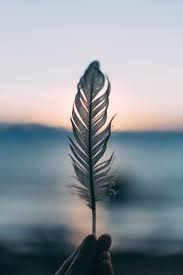
#> input picture day2/image.jpg, 183 x 275 px
$ python 'hands on.py'
#> lines starting #> are read from the running program, lines starting #| are printed output that depends on the picture; after the words box and inside, x2 and y2 are one past the last pixel; in counts of white or black regions, pixels touching at a corner belong together
import cv2
import matplotlib.pyplot as plt
import numpy as np
img = cv2.imread("image.jpg")
#> img is the input picture: shape (275, 183, 3); mean B, G, R 155.9, 149, 141.2
gaussian = cv2.GaussianBlur(img,(5,5),0)
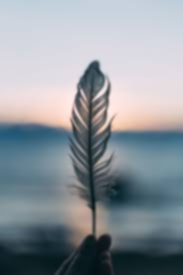
#> gaussian: shape (275, 183, 3); mean B, G, R 155.9, 149, 141.2
gray=cv2.cvtColor(img,cv2.COLOR_BGR2GRAY)
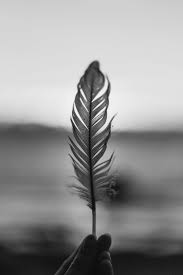
#> gray: shape (275, 183); min 4, max 252, mean 147.5
edges = cv2.Canny(gray,100,300)
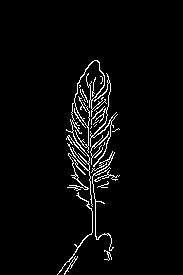
#> edges: shape (275, 183); 3.5% white in thin lines or dots, all inside (x1, y1, x2, y2) = (57, 60, 120, 275)
threshold,thresh=cv2.threshold(gray,0,255,cv2.THRESH_BINARY+cv2.THRESH_OTSU)
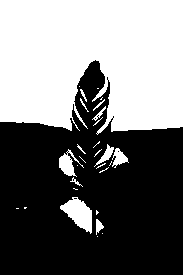
#> thresh: shape (275, 183); 46% white; 29 white regions (17 under 20 px), largest, box (x1, y1, x2, y2) and area: (0, 0, 183, 135) 21539, (60, 197, 92, 234) 639, (59, 149, 84, 177) 290
#> threshold = 152
plt.imshow(cv2.cvtColor(thresh,cv2.COLOR_BGR2RGB))
plt.show()

$ run again, with day2/noise.jpg copied over day2/image.jpg
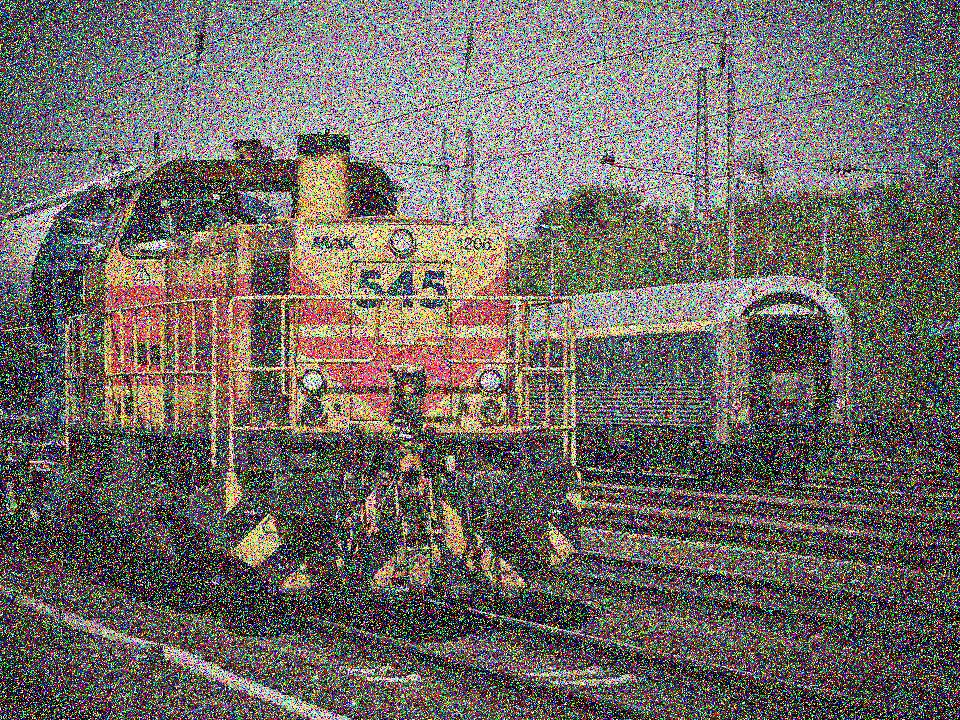
#> input picture day2/noise.jpg, 960 x 720 px
#> img is the input picture: shape (720, 960, 3); mean B, G, R 102, 106.2, 111.9
#> `edges = cv2.Canny(gray,100,300)`:
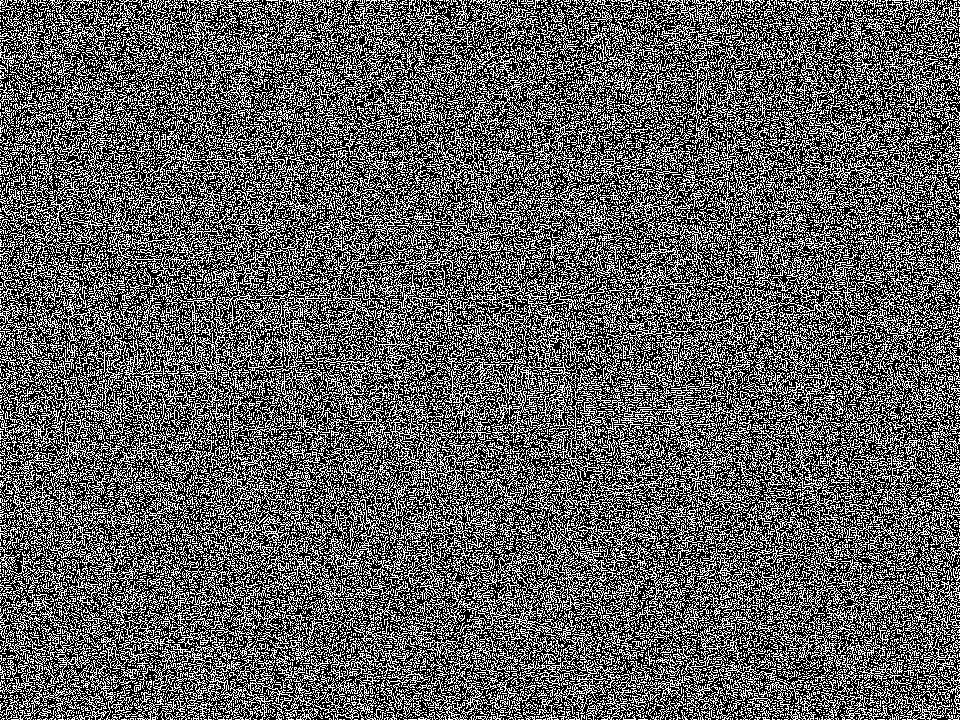
#> edges: shape (720, 960); 37.1% white in thin lines or dots
#> `threshold,thresh=cv2.threshold(gray,0,255,cv2.THRESH_BINARY+cv2.THRESH..`:
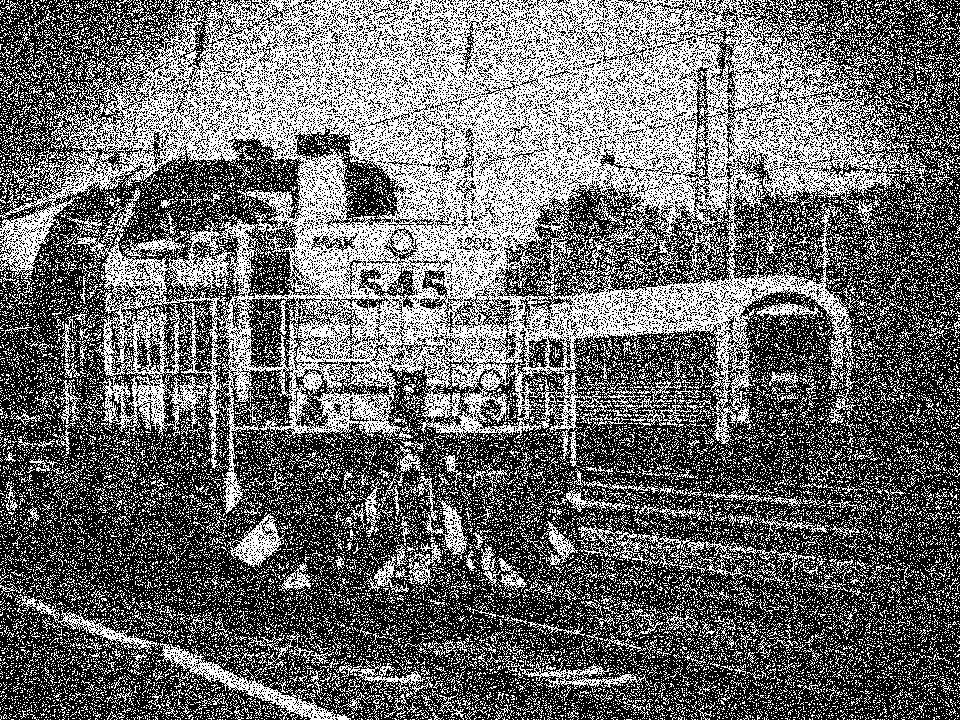
#> thresh: shape (720, 960); 41.6% white in thin lines or dots
#> threshold = 118
